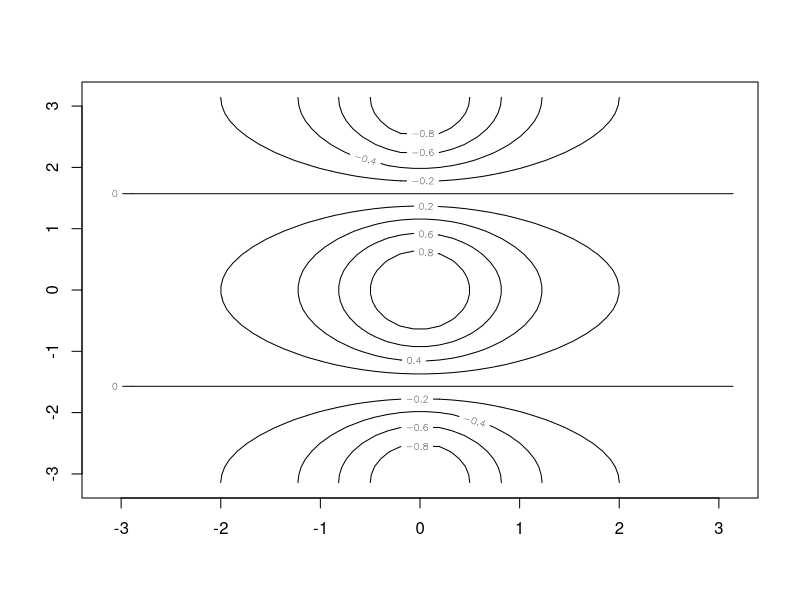
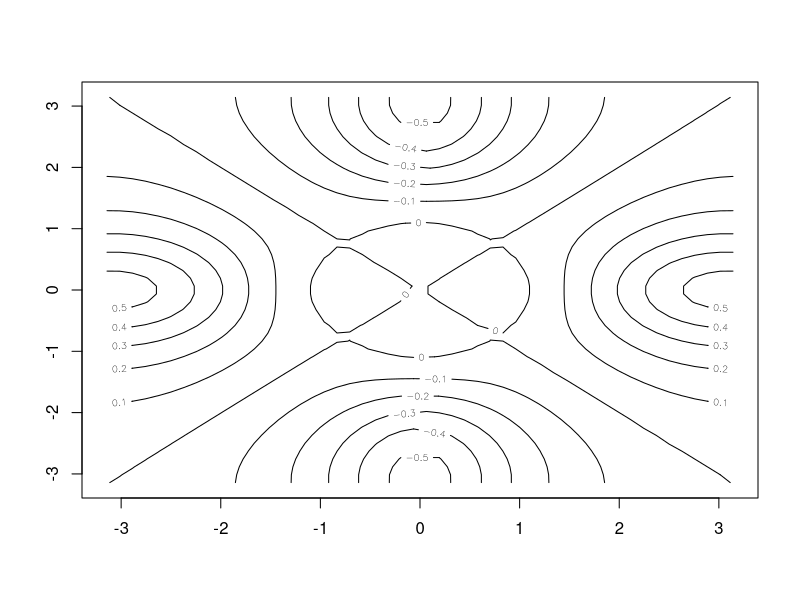
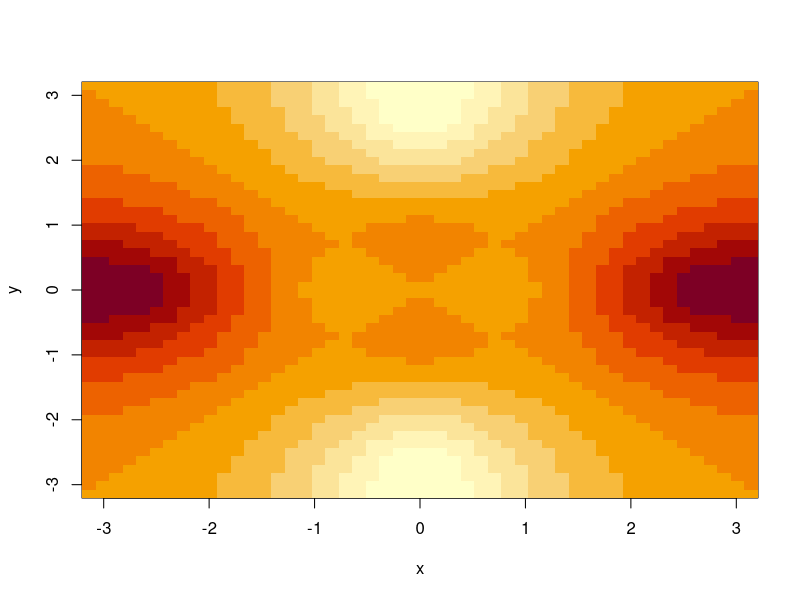
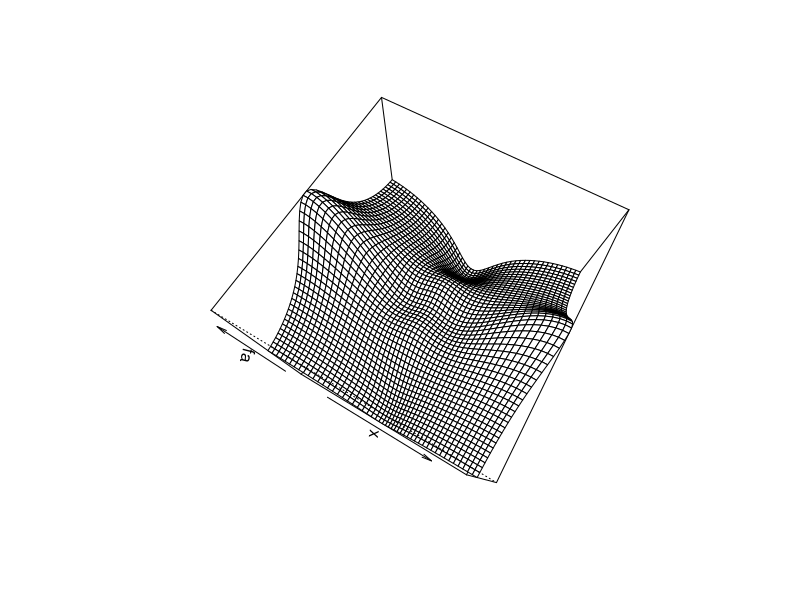

Write the R code that produced these figures, in order.
## ---- chunk 1
knitr::opts_chunk$set(echo = TRUE)
## ---- chunk 2
x = seq(-pi, pi, length=50)
## ---- chunk 3
y=x
f=outer(x,y,function(x,y)cos(y)/(1+x^2))
contour(x,y,f)
#contour(x,y,f,nlevels = 45, add=T)
fa=(f-t(f))/2
contour(x,y,fa,nlevels=15)
## ---- chunk 4
image(x,y,fa)
## ---- chunk 5
persp(x,y,fa, theta = 30, phi=70)
